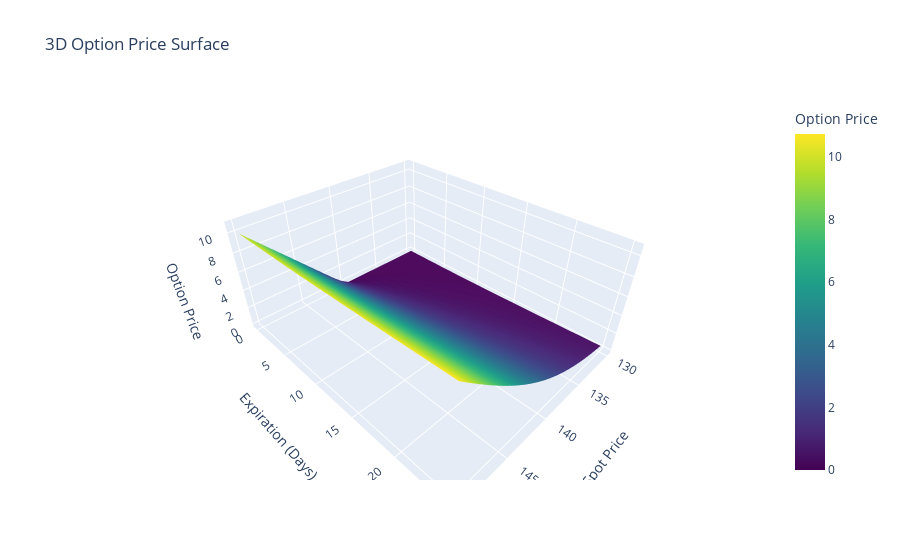

Notebook code cell kept with this figure:
### Code cell
option_1_grid = option_1.generate_price_grid(130, 150)

# Create the 3D surface plot
fig = go.Figure(data=go.Surface(
    x=option_1_grid['spot_values'],  
    y=option_1_grid['expiration_values'],
    z=option_1_grid['price_grid'],  
    colorscale='Viridis',
    colorbar=dict(title='Option Price'),
    hoverinfo='x+y+z',  # Zobrazení souřadnic a hodnoty při hoveru
    hovertemplate='Spot Price: %{x}<br>Expiration: %{y} days<br>Price: %{z}<extra></extra>'
))

# Update layout with titles and axis labels
fig.update_layout(
    title='3D Option Price Surface',
    scene=dict(
        xaxis_title='Spot Price',
        yaxis_title='Expiration (Days)',
        zaxis_title='Option Price'
    ),
    autosize=True
)

# Show the plot
fig.show()

### Figure 1 — Plotly figure (JSON) as saved in the notebook; plotly's stock layout.template omitted (floating-point values rounded to 4 significant figures; data arrays with more than 128 entries replaced by an {"elided": "..."} marker saying what was removed)
{"data": [{"colorbar": {"title": {"text": "Option Price"}}, "colorscale": [[0, "#440154"], [0.1111, "#482878"], [0.2222, "#3e4989"], [0.3333, "#31688e"], [0.4444, "#26828e"], [0.5556, "#1f9e89"], [0.6667, "#35b779"], [0.7778, "#6ece58"], [0.8889, "#b5de2b"], [1, "#fde725"]], "hoverinfo": "x+y+z", "hovertemplate": "Spot Price: %{x}<br>Expiration: %{y} days<br>Price: %{z}<extra></extra>", "type": "surface", "x": [130, 131, 132, 133, 134, 135, 136, 137, 138, 139, 140, 141, 142, 143, 144, 145, 146, 147, 148, 149, 150], "y": [25, 24, 23, 22, 21, 20, 19, 18, 17, 16, 15, 14, 13, 12, 11, 10, 9, 8, 7, 6, 5, 4, 3, 2, 1, 0], "z": {"elided": "26x21 float values"}}], "layout": {"autosize": true, "scene": {"xaxis": {"title": {"text": "Spot Price"}}, "yaxis": {"title": {"text": "Expiration (Days)"}}, "zaxis": {"title": {"text": "Option Price"}}}, "title": {"text": "3D Option Price Surface"}}}
